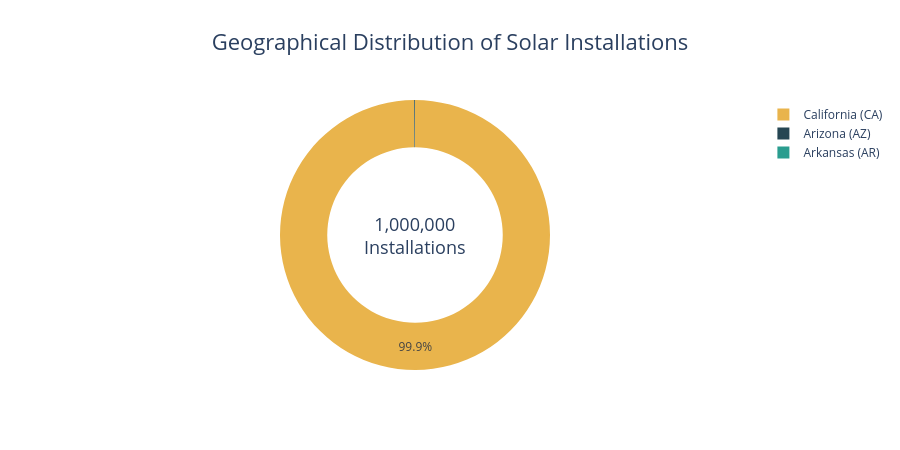

The notebook cell this image was saved under:
### Code cell
# Calculate geographical distribution
state_summary = df["state"].value_counts().reset_index()
state_summary.columns = ["State", "Count"]
# Replace state abbreviations with full names
state_summary["State"] = state_summary["State"].replace({
    "CA": "California (CA)",
    "AZ": "Arizona (AZ)",
    "AR": "Arkansas (AR)"
})

# Visualize geographical distribution
fig = px.pie(
    state_summary,
    names="State",
    values="Count",
    hole=0.65,
    title="Geographical Distribution of Solar Installations",
    color_discrete_sequence=[
        "#E9B44C", "#264653", "#2A9D8F"
    ],
    template="plotly_white"
)

fig.update_traces(
    textposition="inside",
    textinfo="percent",
    hovertemplate="%{label}<br>Installations: %{value:,}"
                  "<br>Share: %{percent}<extra></extra>"
)

fig.update_layout(
    uniformtext_minsize=12,
    uniformtext_mode="hide"
)

fig.update_layout(
    title_x=0.5,
    title_font_size=22,
    height=450,
    annotations=[
        dict(
            text="1,000,000<br>Installations",
            x=0.5,
            y=0.5,
            font_size=18,
            showarrow=False
        )
    ]
)

fig.show()

### Figure 1 — Plotly figure (JSON) as saved in the notebook; plotly's stock layout.template omitted (floating-point values rounded to 4 significant figures)
{"data": [{"domain": {"x": [0, 1], "y": [0, 1]}, "hole": 0.65, "hovertemplate": "%{label}<br>Installations: %{value:,}<br>Share: %{percent}<extra></extra>", "labels": ["California (CA)", "Arizona (AZ)", "Arkansas (AR)"], "legendgroup": "", "name": "", "showlegend": true, "textinfo": "percent", "textposition": "inside", "type": "pie", "values": [998971, 924, 105]}], "layout": {"annotations": [{"font": {"size": 18}, "showarrow": false, "text": "1,000,000<br>Installations", "x": 0.5, "y": 0.5}], "height": 450, "legend": {"tracegroupgap": 0}, "piecolorway": ["#E9B44C", "#264653", "#2A9D8F"], "title": {"font": {"size": 22}, "text": "Geographical Distribution of Solar Installations", "x": 0.5}, "uniformtext": {"minsize": 12, "mode": "hide"}}}
